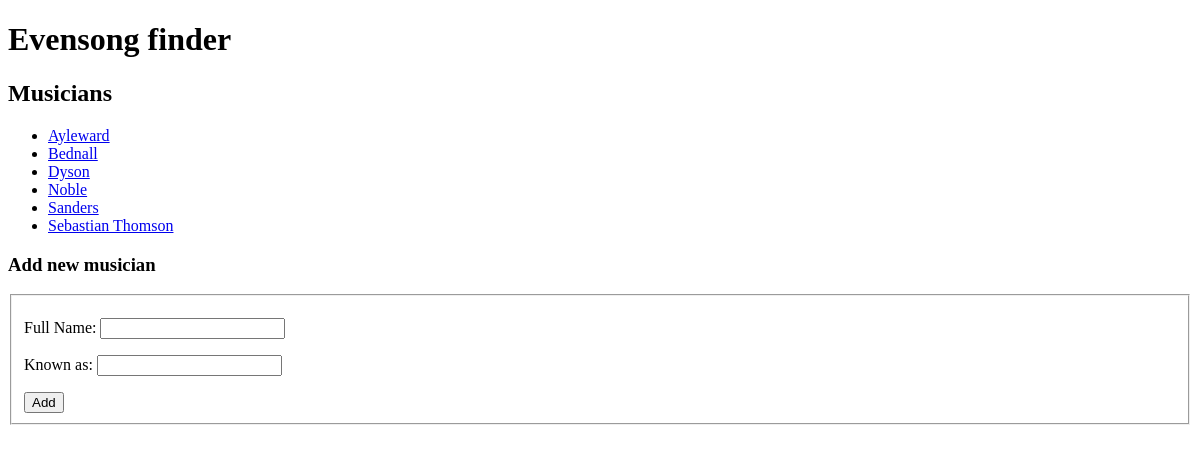
The page /services/musicians/ on the database as committed earlier.
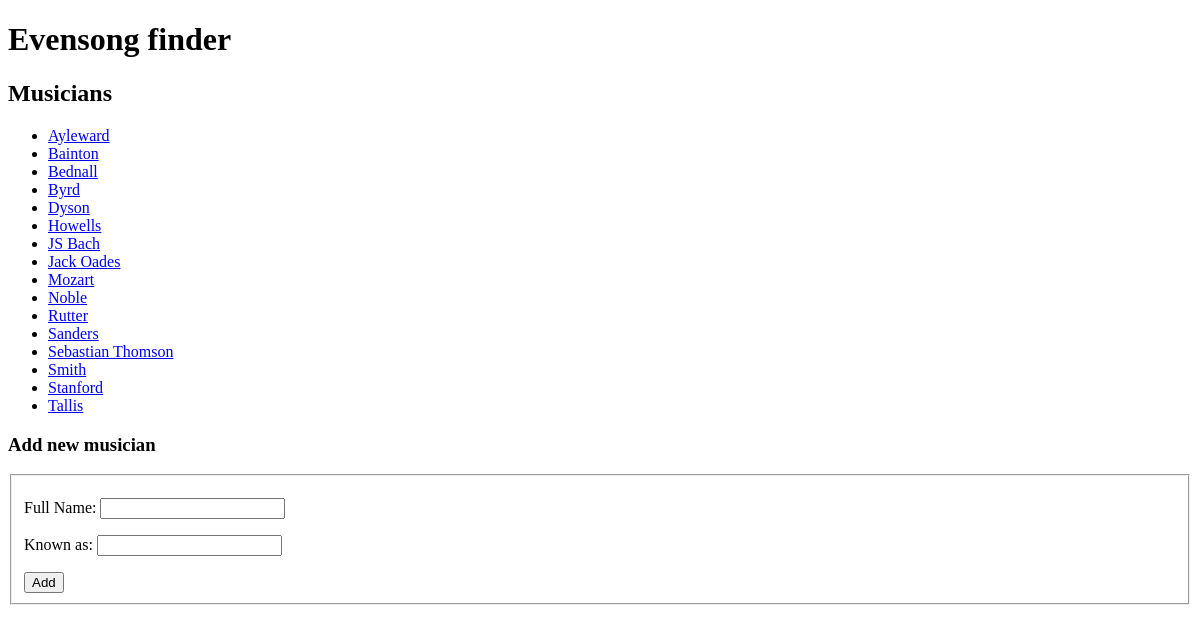
The same page on the database as committed later.
### services/models.py (models this page shows, shortened)
class Musician(models.Model):
    fullName = models.CharField(max_length=255)
    knownAs = models.CharField(max_length=255, blank=True, null=True)
    wikiUrl = models.OneToOneField(ExternalUrl, on_delete=models.CASCADE, related_name="musicianWikiUrl", blank=True, null=True)
    websiteUrl = models.OneToOneField(ExternalUrl, on_delete=models.CASCADE, related_name="musicianWebsite", blank=True, null=True)
    def __str__(self):
        return self.knownAs if self.knownAs != "" and self.knownAs is not None else self.fullName

### services/views.py (the view)
# urls.py: path("musicians/", views.musicianList, name="musicianList"),
def musicianList(request):
    musicians = Musician.objects.all().order_by("knownAs")
    template = loader.get_template("services/pages/musicianList.html")
    context = {"musicians": musicians, "heading": "Musicians"}
    return HttpResponse(template.render(context, request))

### services/templates/services/pages/musicianList.html
{% extends "services/base.html" %}
{% block content %}
    {% if heading %}
        <h2>{{ heading }}</h2>
    {% endif %}
    {% include "services/components/musicianList.html" with musicians=musicians %}
    {% include "services/components/musicianAdd.html" %}
{% endblock %}

### services/templates/services/components/musicianList.html
{% if musicians %}
<ul>
    {% for musician in musicians %}
    <li><a href="/services/musicians/{{ musician.id }}/">{{ musician }}</a></li>
    {% endfor %}
</ul>
{% else %}
<p>No musicians found.</p>
{% endif %}

Rows that differ between the two databases and show on the page:
added Musician: knownAs "Bainton"
added Musician: knownAs "Byrd"
added Musician: knownAs "Howells"
added Musician: knownAs "JS Bach"
added Musician: knownAs "Jack Oades"
added Musician: knownAs "Mozart"
added Musician: knownAs "Rutter"
added Musician: knownAs "Smith"
added Musician: knownAs "Stanford"
added Musician: knownAs "Tallis"
